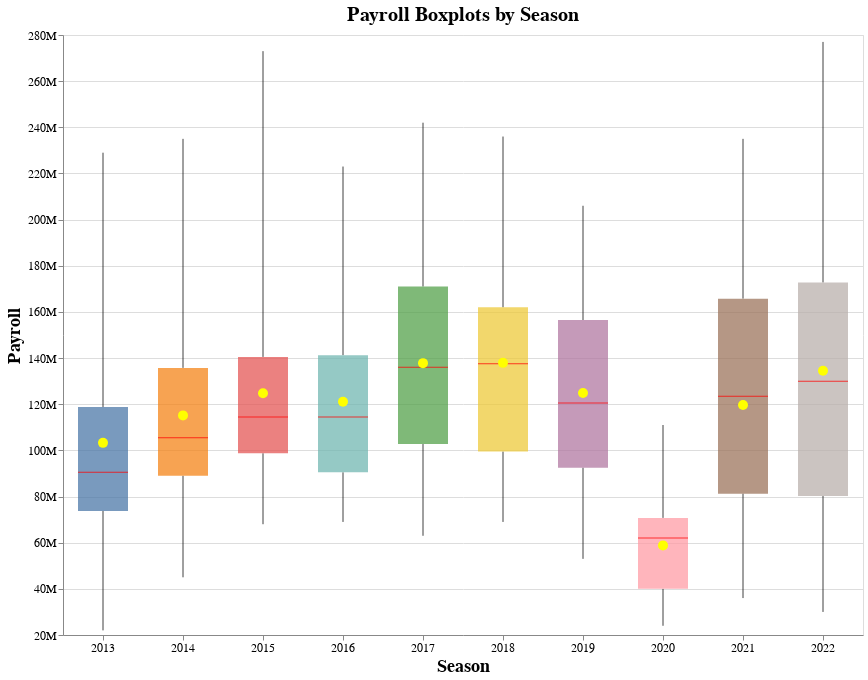

Source (notebook cell):
### Code cell
# Payroll boxplot layered chart
alt.layer(
    title='Payroll Boxplots by Season',
).add_layers(
    payroll_boxplot,
    boxplot_mark,
    boxplot_transform,
).encode(
    x=alt.X(title='Season'),
    y=alt.Y(title='Payroll')
).configure_title(
    fontSize=20
).configure_axisX(
    titleFontSize=18,
    labelFontSize=12,
    labelAngle=0,
).configure_axisY(
    titleFontSize=18,
    labelFontSize=12
).properties(
    width=800,
    height=600
)

### Figure 1 — Vega-Lite specification as saved in the notebook (floating-point values rounded to 4 significant figures; data arrays with more than 128 entries replaced by an {"elided": "..."} marker saying what was removed)
{"config": {"view": {"continuousWidth": 300, "continuousHeight": 300}, "axisX": {"labelAngle": 0, "labelFontSize": 12, "titleFontSize": 18}, "axisY": {"labelFontSize": 12, "titleFontSize": 18}, "title": {"fontSize": 20}}, "layer": [{"mark": {"type": "boxplot", "extent": "min-max", "median": {"color": "red"}, "opacity": 0.75, "size": 50}, "encoding": {"color": {"field": "Season", "legend": null, "type": "nominal"}, "x": {"field": "Season", "type": "nominal"}, "y": {"axis": {"format": "~s"}, "field": "Payroll", "scale": {"zero": false}, "type": "quantitative"}}}, {"mark": {"type": "circle", "color": "yellow", "size": 100}, "encoding": {"x": {"field": "Season", "type": "nominal"}, "y": {"aggregate": "mean", "field": "Payroll", "type": "quantitative"}}}, {"mark": {"type": "bar", "opacity": 0}, "encoding": {"tooltip": [{"field": "min", "format": "~s", "type": "quantitative"}, {"field": "q1", "format": "~s", "type": "quantitative"}, {"field": "mean", "format": "~s", "type": "quantitative"}, {"field": "median", "format": "~s", "type": "quantitative"}, {"field": "q3", "format": "~s", "type": "quantitative"}, {"field": "max", "format": "~s", "type": "quantitative"}], "x": {"field": "Season", "type": "nominal"}, "y": {"field": "q1", "type": "quantitative"}, "y2": {"field": "q3"}}, "transform": [{"aggregate": [{"op": "min", "field": "Payroll", "as": "min"}, {"op": "max", "field": "Payroll", "as": "max"}, {"op": "mean", "field": "Payroll", "as": "mean"}, {"op": "median", "field": "Payroll", "as": "median"}, {"op": "q1", "field": "Payroll", "as": "q1"}, {"op": "q3", "field": "Payroll", "as": "q3"}], "groupby": ["Season"]}]}], "data": {"name": "data-d18687d76ef5fe3d3b4980f034cbe18e"}, "encoding": {"x": {"title": "Season"}, "y": {"title": "Payroll"}}, "height": 600, "title": "Payroll Boxplots by Season", "width": 800, "$schema": "https://vega.github.io/schema/vega-lite/v5.8.0.json", "datasets": {"data-d18687d76ef5fe3d3b4980f034cbe18e": {"elided": "300 records"}}}
